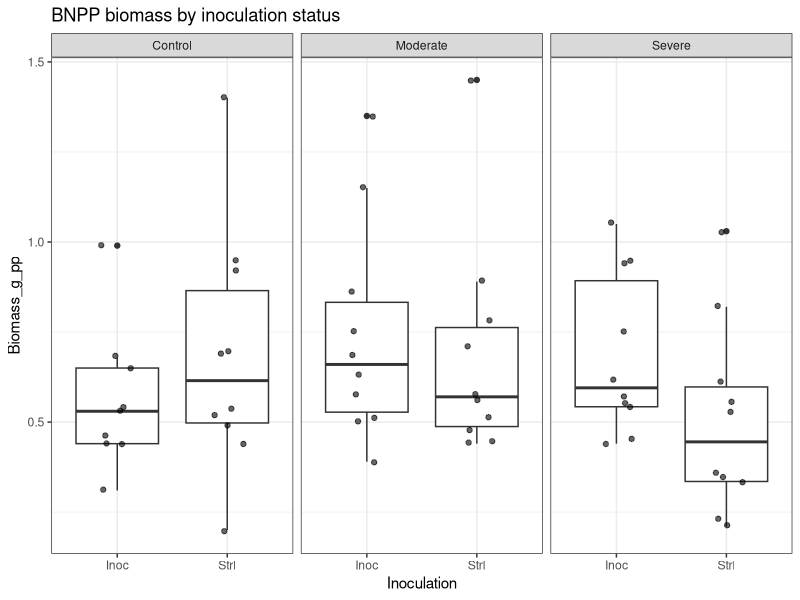
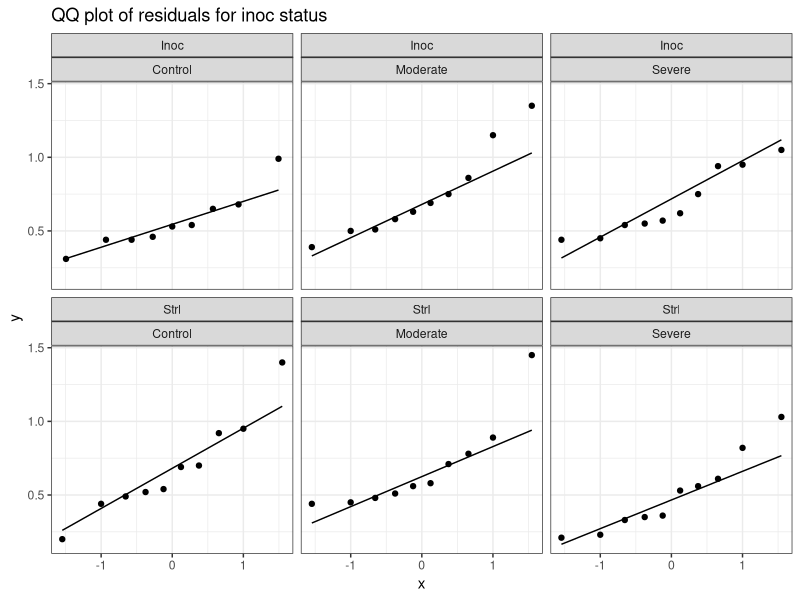

R code for these plots, in order: (Note: this script raises an error after producing the figures.)
## ---- chunk 1
knitr::opts_chunk$set(echo = TRUE)
## ---- chunk 2

library(tidyverse)
library(broom)
library(knitr)
## ---- chunk 3
# Loading in data to explore
BNPP <- read.csv("../Biomass/BNPP_Wheat_Weights.csv")

BNPP <- BNPP %>%
  mutate(
    Inoculation = factor(Inoculation),
    Polyculture = factor(Polyculture),
    Group = interaction(Inoculation, Polyculture, sep = "_")
  )

## ---- chunk 4
# Check of distributions
ggplot(BNPP, aes(x = Inoculation, y = Biomass_g_pp)) +
  geom_boxplot() +
  geom_jitter(width = 0.15, alpha = 0.6) +
  facet_wrap(~ Water) +
  theme_bw() +
  ggtitle("BNPP biomass by inoculation status")

# Q–Q plots of residuals
ggplot(BNPP, aes(sample = Biomass_g_pp)) +
  stat_qq() +
  stat_qq_line() +
  facet_wrap(~ Inoculation + Water) +
  theme_bw() +
  ggtitle("QQ plot of residuals for inoc status")

## ---- chunk 5

# Load + clean
BNPP <- BNPP %>%
  mutate(
    Inoculation = factor(Inoculation, levels = c("Strl", "Inoc")),
    Polyculture = factor(Polyculture, levels = c("Mono", "Inter")),
    Water = factor(Water, levels = c("Control", "Moderate", "Severe"))
  ) %>%
  filter(!is.na(Biomass_g_pp))

# Descriptive statistics
desc_stats <- function(x) {
  tibble(
    n      = sum(!is.na(x)),
    mean   = mean(x, na.rm = TRUE),
    sd     = sd(x, na.rm = TRUE),
    se     = sd(x, na.rm = TRUE) / sqrt(sum(!is.na(x))),
    median = median(x, na.rm = TRUE),
    q25    = quantile(x, 0.25, na.rm = TRUE, names = FALSE),
    q75    = quantile(x, 0.75, na.rm = TRUE, names = FALSE),
    iqr    = IQR(x, na.rm = TRUE),
    min    = min(x, na.rm = TRUE),
    max    = max(x, na.rm = TRUE)
  )
}

# Each of the 4 treatments within each Water level
summary_4treat_by_water <- BNPP %>%
  group_by(Water, Inoculation, Polyculture) %>%
  summarise(desc_stats(Biomass_g_pp), .groups = "drop")

# Inoculation only (fold inter/mono together), within each Water
summary_inoc_by_water <- BNPP %>%
  group_by(Water, Inoculation) %>%
  summarise(desc_stats(Biomass_g_pp), .groups = "drop")

# Polyculture only (fold inoc/strl together), within each Water
summary_poly_by_water <- BNPP %>%
  group_by(Water, Polyculture) %>%
  summarise(desc_stats(Biomass_g_pp), .groups = "drop")

# Oerall summaries across Water (all data)
summary_4treat_overall <- BNPP %>%
  group_by(Inoculation, Polyculture) %>%
  summarise(desc_stats(Biomass_g_pp), .groups = "drop")

summary_inoc_overall <- BNPP %>%
  group_by(Inoculation) %>%
  summarise(desc_stats(Biomass_g_pp), .groups = "drop")

summary_poly_overall <- BNPP %>%
  group_by(Polyculture) %>%
  summarise(desc_stats(Biomass_g_pp), .groups = "drop")


# Looking at them as tables
summary_4treat_by_water
summary_inoc_by_water
summary_poly_by_water

# Saving these as csvs

write.csv(summary_4treat_by_water,
          file.path(("../Biomass/BNPP"), "summary_4treat_by_water.csv"),
          row.names = FALSE)

write.csv(summary_inoc_by_water,
          file.path(("../Biomass/BNPP"), "summary_inoc_by_water.csv"),
          row.names = FALSE)

write.csv(summary_poly_by_water,
          file.path(("../Biomass/BNPP"), "summary_poly_by_water.csv"),
          row.names = FALSE)

write.csv(summary_4treat_overall,
          file.path(("../Biomass/BNPP"), "summary_4treat_overall.csv"),
          row.names = FALSE)

write.csv(summary_inoc_overall,
          file.path(("../Biomass/BNPP"), "summary_inoc_overall.csv"),
          row.names = FALSE)

write.csv(summary_poly_overall,
          file.path(("../Biomass/BNPP"), "summary_poly_overall.csv"),
          row.names = FALSE)


## ---- chunk 6
# These statistics were Chat GPT and should be verified

# P-VALUES: Simple comparisons within each Water ----
# Welch t-tests are robust to unequal variances (default in t.test)

# a) Inoculation effect within each Water (folding Polyculture)
ttest_inoc_within_water <- BNPP %>%
  group_by(Water) %>%
  do(tidy(t.test(Biomass_g_pp ~ Inoculation, data = .))) %>%
  ungroup() %>%
  select(Water, estimate1, estimate2, statistic, p.value, conf.low, conf.high, method)

# b) Polyculture effect within each Water (folding Inoculation)
ttest_poly_within_water <- BNPP %>%
  group_by(Water) %>%
  do(tidy(t.test(Biomass_g_pp ~ Polyculture, data = .))) %>%
  ungroup() %>%
  select(Water, estimate1, estimate2, statistic, p.value, conf.low, conf.high, method)

# ---- 3-way factorial model (lets you test interactions) ----
# If your data are fairly normal-ish, this is a strong default.
fit_aov <- aov(Biomass_g_pp ~ Inoculation * Polyculture * Water, data = BNPP)
aov_table <- broom::tidy(fit_aov)

# ---- Optional: Nonparametric alternatives (in case assumptions are shaky) ----
# Wilcoxon rank-sum within each Water for Inoculation / Polyculture
wilcox_inoc_within_water <- BNPP %>%
  group_by(Water) %>%
  do(tidy(wilcox.test(Biomass_g_pp ~ Inoculation, data = ., exact = FALSE))) %>%
  ungroup() %>%
  select(Water, statistic, p.value, method)

wilcox_poly_within_water <- BNPP %>%
  group_by(Water) %>%
  do(tidy(wilcox.test(Biomass_g_pp ~ Polyculture, data = ., exact = FALSE))) %>%
  ungroup() %>%
  select(Water, statistic, p.value, method)

# Print these

ttest_inoc_within_water
ttest_poly_within_water

aov_table

# Saving as CSV

write.csv(ttest_inoc_within_water,
          file.path(("../Biomass/BNPP/Stats"), "ttest_inoc_within_water.csv"),
          row.names = FALSE)

write.csv(ttest_poly_within_water,
          file.path(("../Biomass/BNPP/Stats"), "ttest_poly_within_water.csv"),
          row.names = FALSE)

write.csv(aov_table,
          file.path(("../Biomass/BNPP/Stats"), "anova_3way_table.csv"),
          row.names = FALSE)

write.csv(wilcox_inoc_within_water,
          file.path(("../Biomass/BNPP/Stats"), "wilcox_inoc_within_water.csv"),
          row.names = FALSE)

write.csv(wilcox_poly_within_water,
          file.path(("../Biomass/BNPP/Stats"), "wilcox_poly_within_water.csv"),
          row.names = FALSE)


## ---- chunk 7

an1 <- aov(Biomass_g_pp~Polyculture+Inoculation+Water, data= BNPP)
summary(an1)

an2 <- aov(Biomass_g_pp~Polyculture*Inoculation*Water, data= BNPP)
summary(an2)

lm2 <- lm(Biomass_g_pp~Polyculture*Inoculation*Water, data= BNPP)
summary(lm2)

